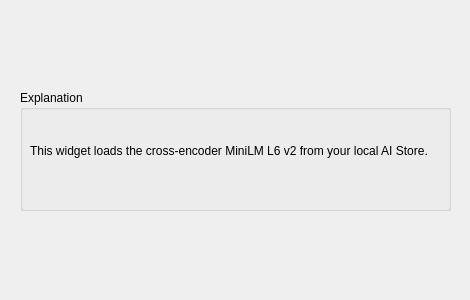
<?xml version="1.0" encoding="UTF-8"?>
<ui version="4.0">
 <class>Form</class>
 <widget class="QWidget" name="Form">
  <property name="geometry">
   <rect>
    <x>0</x>
    <y>0</y>
    <width>470</width>
    <height>300</height>
   </rect>
  </property>
  <property name="windowTitle">
   <string>Form</string>
  </property>
  <widget class="QGroupBox" name="groupBox">
   <property name="geometry">
    <rect>
     <x>20</x>
     <y>90</y>
     <width>431</width>
     <height>121</height>
    </rect>
   </property>
   <property name="title">
    <string>Explanation</string>
   </property>
   <widget class="QLabel" name="Description">
    <property name="geometry">
     <rect>
      <x>10</x>
      <y>40</y>
      <width>411</width>
      <height>41</height>
     </rect>
    </property>
    <property name="text">
     <string>This widget loads the cross-encoder MiniLM L6 v2 from your local AI Store.</string>
    </property>
    <property name="textFormat">
     <enum>Qt::AutoText</enum>
    </property>
    <property name="alignment">
     <set>Qt::AlignLeading|Qt::AlignLeft|Qt::AlignVCenter</set>
    </property>
    <property name="wordWrap">
     <bool>true</bool>
    </property>
   </widget>
  </widget>
 </widget>
 <resources/>
 <connections/>
</ui>
